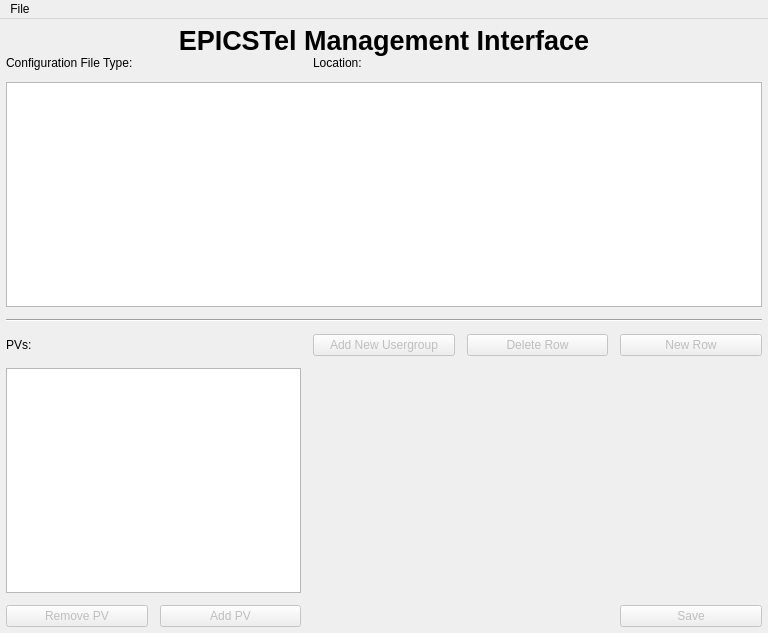
<?xml version="1.0" encoding="UTF-8"?>
<ui version="4.0">
 <class>MainWindow</class>
 <widget class="QWidget" name="MainWindow">
  <property name="geometry">
   <rect>
    <x>0</x>
    <y>0</y>
    <width>768</width>
    <height>633</height>
   </rect>
  </property>
  <property name="minimumSize">
   <size>
    <width>768</width>
    <height>632</height>
   </size>
  </property>
  <property name="windowTitle">
   <string>EPICSTel Config</string>
  </property>
  <layout class="QGridLayout" name="gridLayout_3">
   <property name="leftMargin">
    <number>0</number>
   </property>
   <property name="topMargin">
    <number>0</number>
   </property>
   <property name="rightMargin">
    <number>0</number>
   </property>
   <property name="bottomMargin">
    <number>0</number>
   </property>
   <property name="spacing">
    <number>0</number>
   </property>
   <item row="0" column="0">
    <widget class="QMenuBar" name="menubar">
     <property name="sizePolicy">
      <sizepolicy hsizetype="MinimumExpanding" vsizetype="Minimum">
       <horstretch>0</horstretch>
       <verstretch>0</verstretch>
      </sizepolicy>
     </property>
     <widget class="QMenu" name="menuFile">
      <property name="title">
       <string>File</string>
      </property>
      <widget class="QMenu" name="menuNew">
       <property name="title">
        <string>New</string>
       </property>
       <addaction name="new_pvgps"/>
       <addaction name="new_pvinfo"/>
       <addaction name="new_usrgp"/>
      </widget>
      <widget class="QMenu" name="menuOpen_From_Server">
       <property name="title">
        <string>Open From Server</string>
       </property>
       <addaction name="open_groups"/>
       <addaction name="open_info"/>
       <addaction name="open_usr"/>
      </widget>
      <addaction name="open_config"/>
      <addaction name="menuNew"/>
      <addaction name="menuOpen_From_Server"/>
     </widget>
     <addaction name="menuFile"/>
    </widget>
   </item>
   <item row="1" column="0">
    <layout class="QGridLayout" name="gridLayout_2">
     <property name="leftMargin">
      <number>6</number>
     </property>
     <property name="topMargin">
      <number>6</number>
     </property>
     <property name="rightMargin">
      <number>6</number>
     </property>
     <property name="bottomMargin">
      <number>6</number>
     </property>
     <item row="1" column="0">
      <layout class="QGridLayout" name="gridLayout">
       <property name="spacing">
        <number>12</number>
       </property>
       <item row="3" column="0">
        <widget class="QLabel" name="label">
         <property name="text">
          <string>PVs:</string>
         </property>
        </widget>
       </item>
       <item row="3" column="4">
        <widget class="QPushButton" name="new_row_btn">
         <property name="enabled">
          <bool>false</bool>
         </property>
         <property name="text">
          <string>New Row</string>
         </property>
        </widget>
       </item>
       <item row="2" column="0" colspan="5">
        <widget class="Line" name="line">
         <property name="orientation">
          <enum>Qt::Horizontal</enum>
         </property>
        </widget>
       </item>
       <item row="0" column="1">
        <widget class="QLabel" name="config_type_label">
         <property name="text">
          <string/>
         </property>
        </widget>
       </item>
       <item row="0" column="2">
        <widget class="QLabel" name="label_4">
         <property name="text">
          <string>Location:</string>
         </property>
        </widget>
       </item>
       <item row="5" column="1">
        <widget class="QPushButton" name="add_pv_btn">
         <property name="enabled">
          <bool>false</bool>
         </property>
         <property name="text">
          <string>Add PV</string>
         </property>
        </widget>
       </item>
       <item row="3" column="3">
        <widget class="QPushButton" name="delete_row_btn">
         <property name="enabled">
          <bool>false</bool>
         </property>
         <property name="text">
          <string>Delete Row</string>
         </property>
        </widget>
       </item>
       <item row="0" column="0">
        <widget class="QLabel" name="label_2">
         <property name="text">
          <string>Configuration File Type:</string>
         </property>
        </widget>
       </item>
       <item row="0" column="3">
        <widget class="QLabel" name="location_label">
         <property name="text">
          <string/>
         </property>
        </widget>
       </item>
       <item row="5" column="0">
        <widget class="QPushButton" name="del_pv_btn">
         <property name="enabled">
          <bool>false</bool>
         </property>
         <property name="text">
          <string>Remove PV</string>
         </property>
        </widget>
       </item>
       <item row="3" column="2">
        <widget class="QPushButton" name="new_usrgp_btn">
         <property name="enabled">
          <bool>false</bool>
         </property>
         <property name="text">
          <string>Add New Usergroup</string>
         </property>
        </widget>
       </item>
       <item row="4" column="0" colspan="2">
        <widget class="QTableView" name="pv_table">
         <property name="sizeAdjustPolicy">
          <enum>QAbstractScrollArea::AdjustToContents</enum>
         </property>
        </widget>
       </item>
       <item row="5" column="4">
        <widget class="QPushButton" name="save_btn">
         <property name="enabled">
          <bool>false</bool>
         </property>
         <property name="text">
          <string>Save</string>
         </property>
        </widget>
       </item>
       <item row="1" column="0" colspan="5">
        <widget class="QTableView" name="table">
         <property name="sizeAdjustPolicy">
          <enum>QAbstractScrollArea::AdjustIgnored</enum>
         </property>
         <property name="editTriggers">
          <set>QAbstractItemView::AnyKeyPressed|QAbstractItemView::DoubleClicked|QAbstractItemView::EditKeyPressed|QAbstractItemView::SelectedClicked</set>
         </property>
        </widget>
       </item>
      </layout>
     </item>
     <item row="0" column="0">
      <widget class="QLabel" name="label_3">
       <property name="font">
        <font>
         <pointsize>20</pointsize>
         <weight>75</weight>
         <italic>false</italic>
         <bold>true</bold>
         <kerning>true</kerning>
        </font>
       </property>
       <property name="text">
        <string>EPICSTel Management Interface</string>
       </property>
       <property name="alignment">
        <set>Qt::AlignCenter</set>
       </property>
      </widget>
     </item>
    </layout>
   </item>
  </layout>
  <widget class="QStatusBar" name="statusbar">
   <property name="geometry">
    <rect>
     <x>0</x>
     <y>0</y>
     <width>2</width>
     <height>22</height>
    </rect>
   </property>
   <property name="sizeGripEnabled">
    <bool>false</bool>
   </property>
  </widget>
  <action name="open_config">
   <property name="text">
    <string>Open</string>
   </property>
  </action>
  <action name="new_pvgps">
   <property name="text">
    <string>PV Groups</string>
   </property>
  </action>
  <action name="new_pvinfo">
   <property name="text">
    <string>PV Info</string>
   </property>
  </action>
  <action name="new_usrgp">
   <property name="text">
    <string>User Groups</string>
   </property>
  </action>
  <action name="open_groups">
   <property name="text">
    <string>PV Groups</string>
   </property>
  </action>
  <action name="open_info">
   <property name="text">
    <string>PV Info</string>
   </property>
  </action>
  <action name="open_usr">
   <property name="text">
    <string>User Groups</string>
   </property>
  </action>
 </widget>
 <resources/>
 <connections/>
</ui>
